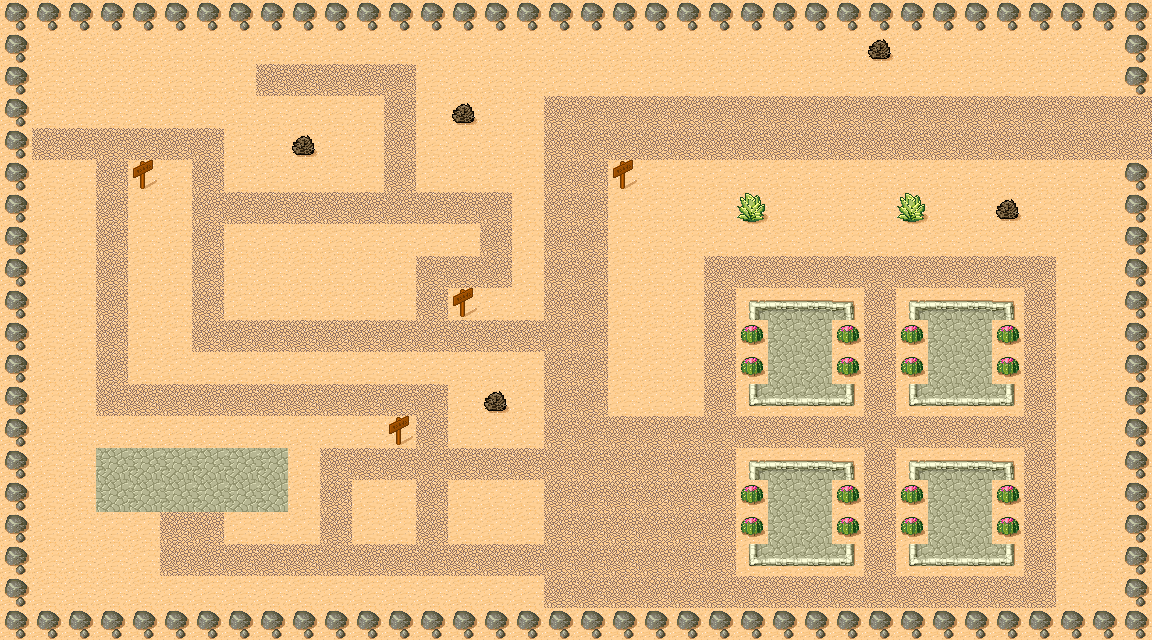

Below is a game level as drawn by its tile map, then a one-line description and the .tmx that defines it (tile-layer data replaced by summaries):
An orthogonal 36x20 tile map with 32x32 px tiles, 1 tile layer (background) and 720 objects (459x b, 227x r, 28x things, 4x t, 2x start).

<map version="1.0" orientation="orthogonal" width="36" height="20" tilewidth="32" tileheight="32">
 <tileset firstgid="1" name="map" tilewidth="32" tileheight="32" spacing="1" margin="1">
  <image source="map.png" width="265" height="199" />
 </tileset>
 <layer name="background" width="36" height="20">
  <data>[720 cells, 720 non-empty, 14 distinct tile ids]</data>
 </layer>
 <objectgroup name="object" width="36" height="20">
  <object name="r" x="544" y="96" width="32" height="32">
   <properties>
    <property name="objectid" value="1" />
   </properties>
  </object>
  <object name="r" x="576" y="96" width="32" height="32">
   <properties>
    <property name="objectid" value="1" />
   </properties>
  </object>
  <object name="r" x="608" y="96" width="32" height="32">
   <properties>
    <property name="objectid" value="1" />
   </properties>
  </object>
  <object name="r" x="672" y="96" width="32" height="32">
   <properties>
    <property name="objectid" value="1" />
   </properties>
  </object>
  <object name="r" x="640" y="96" width="32" height="32">
   <properties>
    <property name="objectid" value="1" />
   </properties>
  </object>
  <object name="r" x="704" y="96" width="32" height="32">
   <properties>
    <property name="objectid" value="1" />
   </properties>
  </object>
  <object name="r" x="544" y="128" width="32" height="32">
   <properties>
    <property name="objectid" value="1" />
   </properties>
  </object>
  <object name="r" x="608" y="128" width="32" height="32">
   <properties>
    <property name="objectid" value="1" />
   </properties>
  </object>
  <object name="r" x="672" y="128" width="32" height="32">
   <properties>
    <property name="objectid" value="1" />
   </properties>
  </object>
  <object name="r" x="576" y="128" width="32" height="32">
   <properties>
    <property name="objectid" value="1" />
   </properties>
  </object>
  <object name="r" x="704" y="128" width="32" height="32">
   <properties>
    <property name="objectid" value="1" />
   </properties>
  </object>
  <object name="r" x="640" y="128" width="32" height="32">
   <properties>
    <property name="objectid" value="1" />
   </properties>
  </object>
  <object name="r" x="736" y="96" width="32" height="32">
   <properties>
    <property name="objectid" value="1" />
   </properties>
  </object>
  <object name="r" x="800" y="96" width="32" height="32">
   <properties>
    <property name="objectid" value="1" />
   </properties>
  </object>
  <object name="r" x="864" y="96" width="32" height="32">
   <properties>
    <property name="objectid" value="1" />
   </properties>
  </object>
  <object name="r" x="768" y="96" width="32" height="32">
   <properties>
    <property name="objectid" value="1" />
   </properties>
  </object>
  <object name="r" x="896" y="96" width="32" height="32">
   <properties>
    <property name="objectid" value="1" />
   </properties>
  </object>
  <object name="r" x="832" y="96" width="32" height="32">
   <properties>
    <property name="objectid" value="1" />
   </properties>
  </object>
  <object name="r" x="736" y="128" width="32" height="32">
   <properties>
    <property name="objectid" value="1" />
   </properties>
  </object>
  <object name="r" x="800" y="128" width="32" height="32">
   <properties>
    <property name="objectid" value="1" />
   </properties>
  </object>
  <object name="r" x="864" y="128" width="32" height="32">
   <properties>
    <property name="objectid" value="1" />
   </properties>
  </object>
  <object name="r" x="768" y="128" width="32" height="32">
   <properties>
    <property name="objectid" value="1" />
   </properties>
  </object>
  <object name="r" x="896" y="128" width="32" height="32">
   <properties>
    <property name="objectid" value="1" />
   </properties>
  </object>
  <object name="r" x="832" y="128" width="32" height="32">
   <properties>
    <property name="objectid" value="1" />
   </properties>
  </object>
  <object name="r" x="928" y="96" width="32" height="32">
   <properties>
    <property name="objectid" value="1" />
   </properties>
  </object>
  <object name="r" x="992" y="96" width="32" height="32">
   <properties>
    <property name="objectid" value="1" />
   </properties>
  </object>
  <object name="r" x="1056" y="96" width="32" height="32">
   <properties>
    <property name="objectid" value="1" />
   </properties>
  </object>
  <object name="r" x="960" y="96" width="32" height="32">
   <properties>
    <property name="objectid" value="1" />
   </properties>
  </object>
  <object name="r" x="1088" y="96" width="32" height="32">
   <properties>
    <property name="objectid" value="1" />
   </properties>
  </object>
  <object name="r" x="1024" y="96" width="32" height="32">
   <properties>
    <property name="objectid" value="1" />
   </properties>
  </object>
  <object name="r" x="928" y="128" width="32" height="32">
   <properties>
    <property name="objectid" value="1" />
   </properties>
  </object>
  <object name="r" x="992" y="128" width="32" height="32">
   <properties>
    <property name="objectid" value="1" />
   </properties>
  </object>
  <object name="r" x="1056" y="128" width="32" height="32">
   <properties>
    <property name="objectid" value="1" />
   </properties>
  </object>
  <object name="r" x="960" y="128" width="32" height="32">
   <properties>
    <property name="objectid" value="1" />
   </properties>
  </object>
  <object name="r" x="1088" y="128" width="32" height="32">
   <properties>
    <property name="objectid" value="1" />
   </properties>
  </object>
  <object name="r" x="1024" y="128" width="32" height="32">
   <properties>
    <property name="objectid" value="1" />
   </properties>
  </object>
  <object name="start" x="1120" y="128" width="32" height="32">
   <properties>
    <property name="objectid" value="10" />
   </properties>
  </object>
  <object name="start" x="1120" y="96" width="32" height="32">
   <properties>
    <property name="objectid" value="10" />
   </properties>
  </object>
  <object name="r" x="576" y="192" width="32" height="32">
   <properties>
    <property name="objectid" value="1" />
   </properties>
  </object>
  <object name="r" x="544" y="160" width="32" height="32">
   <properties>
    <property name="objectid" value="1" />
   </properties>
  </object>
  <object name="r" x="544" y="192" width="32" height="32">
   <properties>
    <property name="objectid" value="1" />
   </properties>
  </object>
  <object name="r" x="576" y="160" width="32" height="32">
   <properties>
    <property name="objectid" value="1" />
   </properties>
  </object>
  <object name="r" x="576" y="256" width="32" height="32">
   <properties>
    <property name="objectid" value="1" />
   </properties>
  </object>
  </objectgroup>
</map>
<!-- 677 of 720 objects omitted -->
